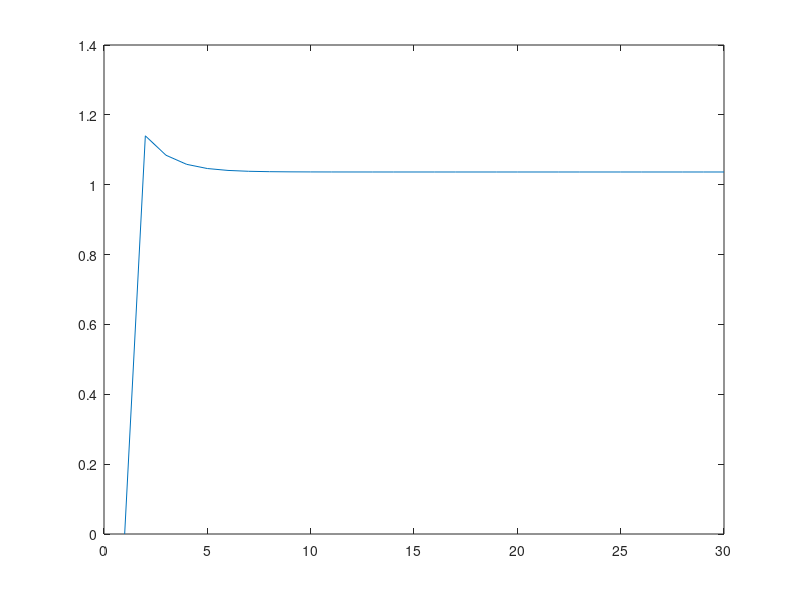

Here is the MATLAB script that generated this plot:

clc
clear all
V = 10;
A= 5; % max height = 2;
Q_in = 0.285;

OD = 0:1:100
b0=0;b1=0.002825;
x = linspace(0,100,100);
y = b0+b1*x;
% plot(x,y)
ConvOD = b0+b1*OD;%

Dt = 20;
rho = 1000;
g = 9.82;
h = 0;
old_hn = 0;
for n = 2:30
    OD = 1;
    Q_out(n) = abs((b0+b1*OD)*sqrt(rho*g*h(n-1)))
    %Q_out = 0.1+n/100;
    h_dot = (1/A)*(Q_in - Q_out(n))*Dt;
    h(n) = h(n-1)+h_dot;
    
end
plot(h)